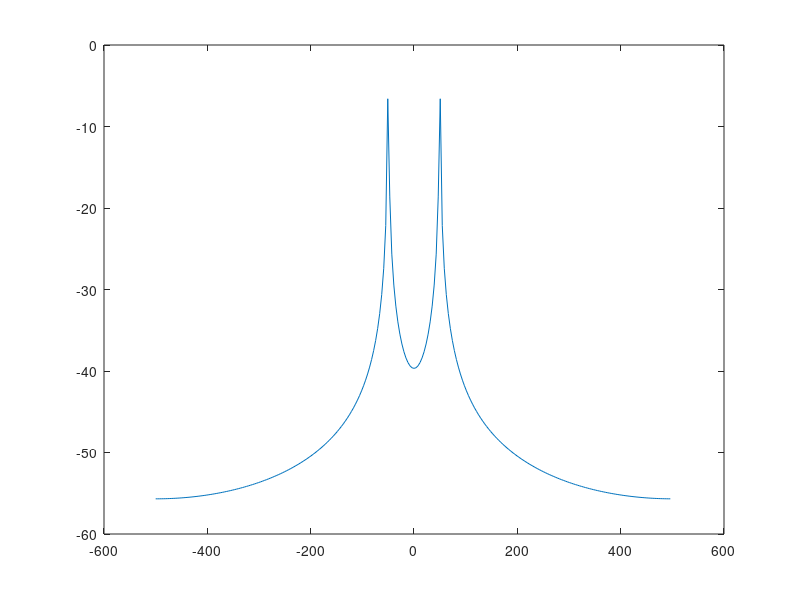

This chart was generated by the following MATLAB code:
clear
clc

ROM_ADDR_WIDTH  = 5;
ROM_DEPTH       = 8*2^ROM_ADDR_WIDTH;
ROM_WIDTH       = 8;

A       = 1;
Offset  = 0;
Phase   = 0;

n = 32*8;
PA_WIDTH = 16;
fo = 50;
fs = 1e3;

sin_samples     = A * sin( 2*pi * [0:ROM_DEPTH-1] * (fo/fs) + Phase) + Offset;
sin_samples_full_int = round( (2^ROM_WIDTH-1) * sin_samples );

f = -fs/2:fs/n:fs/2-fs/n;
y=fftshift(fft(sin_samples));
w=window(@hanning,n);
yw = y'.*w;
plot(f,20*log10(abs(y./n)))

[value, index] = max(abs(y))
